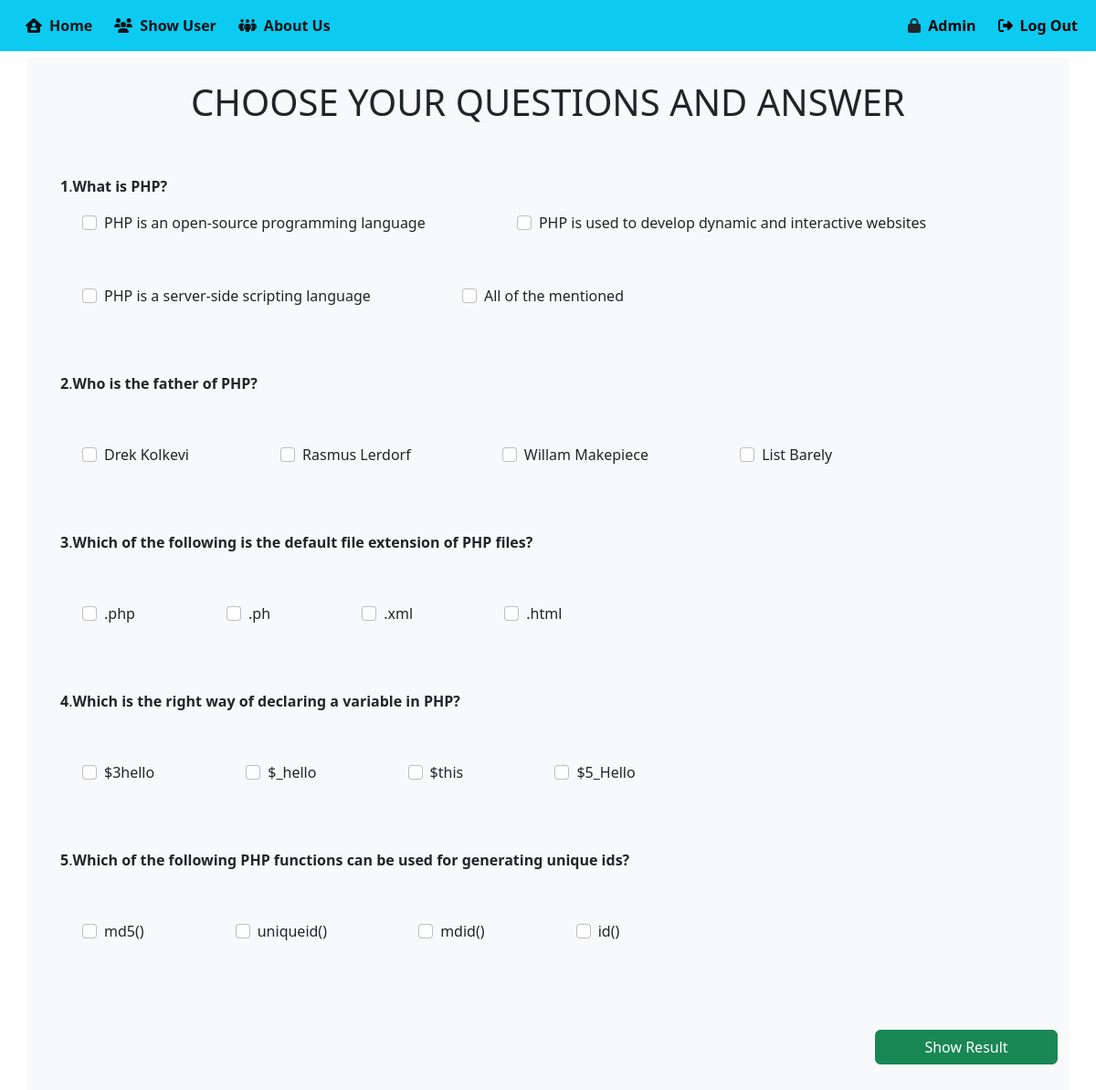
/index.php?title=PHP, run on the app's committed database.
### tables this page shows
CREATE TABLE `question` (
  `id` int NOT NULL AUTO_INCREMENT,
  `title` varchar(45) DEFAULT NULL,
  `question` varchar(500) DEFAULT NULL,
  `opt1` varchar(100) DEFAULT NULL,
  `opt2` varchar(100) DEFAULT NULL,
  `opt3` varchar(100) DEFAULT NULL,
  `opt4` varchar(100) DEFAULT NULL,
  `answer` varchar(100) DEFAULT NULL,
  PRIMARY KEY (`id`)
);

### index.php (the view, shortened to what this page needs)
<?php
include "connection.php";
$title = $_GET['title'];
?>
<!DOCTYPE html>
<head>
    <link rel="stylesheet" href="https://cdnjs.cloudflare.com/ajax/libs/font-awesome/6.3.0/css/all.min.css" />
  <link href="https://cdn.jsdelivr.net/npm/bootstrap@5.2.3/dist/css/bootstrap.min.css" rel="stylesheet">
</head>
<body>
<nav class="navbar navbar-expand-lg bg-info mb-2 ">
    <div class="container-fluid">
      <div class="collapse navbar-collapse" id="navbarSupportedContent">
        <ul class="navbar-nav me-auto mb-2 mb-lg-0 ">
          <li class="nav-item">
            <a class="nav-link active" href="index1.php"><i class="fa-solid fa-house-user mx-2 "></i><b>Home</b></a>
          </li>
          <li class="nav-item">
            <a class="nav-link active" href="showRegister.php"><i class="fa-solid fa-users mx-2"></i><b>Show User</b></a>
          </li>
          <li class="nav-item">
            <a class="nav-link active" href="about.php"><i class="fa-solid fa-people-group mx-2"></i><b>About Us</b></a>
          </li>
        </ul>
        <i class="fa-solid fa-lock"></i>
        <a href="./admin/login.php" class="text-black mx-2"><b>Admin</b></a>
        <a href="home.php" class="text-black mx-2"><i class="fa-solid fa-right-from-bracket mx-2"></i><b>Log Out</b></a>
      </div>
    </div>
  </nav>
    <div class=" container">
        <div class="row bg-light">
            <form action="result.php" method="post">
                <div class="col mt-4 mb-4" id="hide">
                    <div class=' d-flex justify-content-center mx-4 mt-2 mb-5'>
                        <span><strong>
                                <h1>CHOOSE YOUR QUESTIONS AND ANSWER</h1>
                            </strong></span>
                    </div>
                    <?php
                    $co = 0;
                    $res = mysqli_query($con, " select question,opt1,opt2,opt3,opt4,answer from question where title = '$title' ");
                    $arr = array($res);
                    while ($row = mysqli_fetch_array($res)) {
                        for($i=1; $i<=count($arr); $i++){
                            $co+=1;
                        }
                        $question = $row["question"];
                        $option_a = $row["opt1"];
                        $option_b = $row["opt2"];
                        $option_c = $row["opt3"];
                        $option_d = $row["opt4"];
                        $answer = $row["answer"];
                        echo "
                    <div class=' d-flex justify-content-start mx-4 mt-4'>
                        <span><strong>$co</strong></span>.
                        <span><strong>$question</strong></span>
                    </div>
                    <div class='form-check form-check-inline mx-5 mt-3'>
                        <input class='form-check-input' type='checkbox' name='opt[]' id='inlineRadio1' value='$option_a'>
                        <label class='form-check-label' for='inlineRadio1'>$option_a</label>
                    </div>
                    <div class='form-check form-check-inline mx-5'>
                        <input class='form-check-input' type='checkbox' name='opt[]' id='inlineRadio2' value='$option_b'>
                        <label class='form-check-label' for='inlineRadio2'>$option_b</label>
                    </div>
                    <div class='form-check form-check-inline mx-5'>
                        <input class='form-check-input' type='checkbox' name='opt[]' id='inlineRadio1' value='$option_c'>
                        <label class='form-check-label' for='inlineRadio1'>$option_c</label>
                    </div>
                    <div class='form-check form-check-inline mx-5 mb-5'>
                        <input class='form-check-input' type='checkbox' name='opt[]' id='inlineRadio2' value='$option_d'>
                        <label class='form-check-label' for='inlineRadio2'>$option_d</label>
                    </div>
                    <div class='form-check form-check-inline mx-5 mb-5'>
                        <input class='form-check-input' type='checkbox' name='answer' id='inlineRadio2' value='$answer' hidden>
                        <label class='form-check-label' for='inlineRadio2' hidden >$answer</label>
                    </div>
                    ";
                    }
                    ?>
                    <div class="d-flex justify-content-end">
                        <button type="submit" class='btn btn-success mb-4 mt-5 ' style="width:200px;">Show Result</button>
                    </div>
            </form>
        </div>
    </div>
</body>
</html>

### index.php (style rules this page uses)
a:link { text-decoration: none; }

### data on the page
question: co "1", question "What is PHP?", opt1 "PHP is an open-source programming language", opt2 "PHP is used to develop dynamic and interactive websites", opt3 "PHP is a server-side scripting language", opt4 "All of the mentioned"
question: co "2", question "Who is the father of PHP?", opt1 "Drek Kolkevi", opt2 "Rasmus Lerdorf", opt3 "Willam Makepiece", opt4 "List Barely"
question: co "3", question "Which of the following is the default file extension of PHP files?", opt1 ".php", opt2 ".ph", opt3 ".xml", opt4 ".html"
question: co "4", question "Which is the right way of declaring a variable in PHP?", opt1 "$3hello", opt2 "$_hello", opt3 "$this", opt4 "$5_Hello"
question: co "5", question "Which of the following PHP functions can be used for generating unique ids?", opt1 "md5()", opt2 "uniqueid()", opt3 "mdid()", opt4 "id()"
